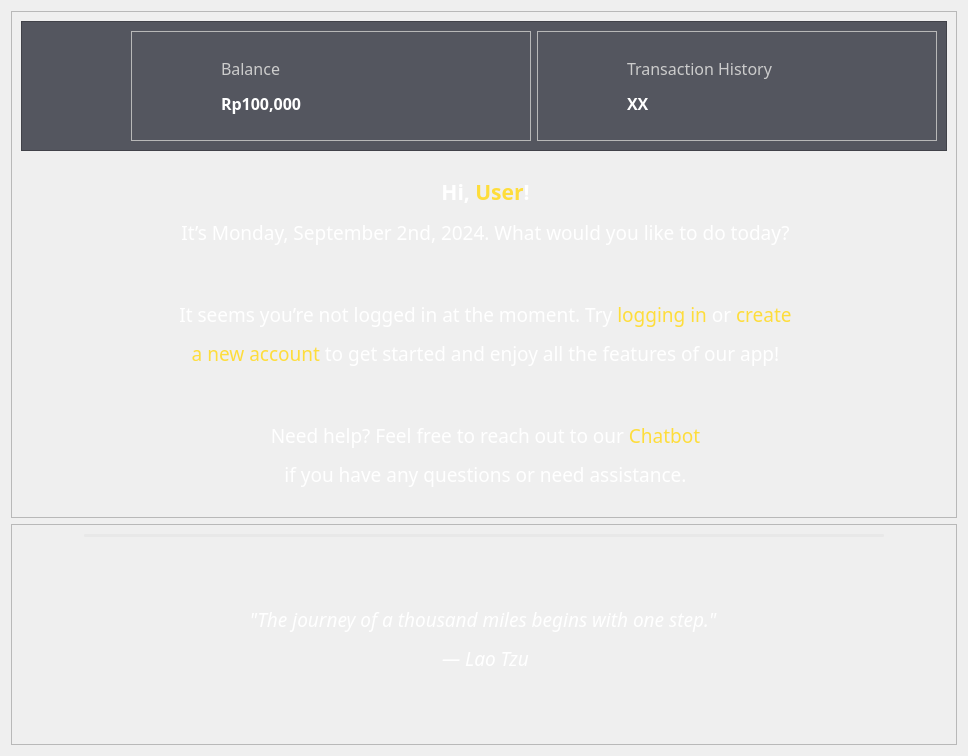
             <widget class="QWidget" name="scrollAreaWidgetContents_6">
              <property name="geometry">
               <rect>
                <x>0</x>
                <y>0</y>
                <width>968</width>
                <height>756</height>
               </rect>
              </property>
              <property name="maximumSize">
               <size>
                <width>16777215</width>
                <height>16777215</height>
               </size>
              </property>
              <layout class="QVBoxLayout" name="verticalLayout_10">
               <item>
                <widget class="QFrame" name="frame_36">
                 <property name="frameShape">
                  <enum>QFrame::StyledPanel</enum>
                 </property>
                 <property name="frameShadow">
                  <enum>QFrame::Raised</enum>
                 </property>
                 <layout class="QVBoxLayout" name="verticalLayout_29">
                  <item>
                   <widget class="QFrame" name="frame_8">
                    <property name="minimumSize">
                     <size>
                      <width>0</width>
                      <height>130</height>
                     </size>
                    </property>
                    <property name="maximumSize">
                     <size>
                      <width>16777215</width>
                      <height>130</height>
                     </size>
                    </property>
                    <property name="styleSheet">
                     <string notr="true">background-color: rgb(84,86,95);</string>
                    </property>
                    <property name="frameShape">
                     <enum>QFrame::StyledPanel</enum>
                    </property>
                    <property name="frameShadow">
                     <enum>QFrame::Raised</enum>
                    </property>
                    <layout class="QHBoxLayout" name="horizontalLayout_32">
                     <item>
                      <spacer name="horizontalSpacer_9">
                       <property name="orientation">
                        <enum>Qt::Horizontal</enum>
                       </property>
                       <property name="sizeType">
                        <enum>QSizePolicy::Fixed</enum>
                       </property>
                       <property name="sizeHint" stdset="0">
                        <size>
                         <width>100</width>
                         <height>20</height>
                        </size>
                       </property>
                      </spacer>
                     </item>
                     <item>
                      <widget class="QFrame" name="frame_37">
                       <property name="styleSheet">
                        <string notr="true">background-color:none;</string>
                       </property>
                       <property name="frameShape">
                        <enum>QFrame::StyledPanel</enum>
                       </property>
                       <property name="frameShadow">
                        <enum>QFrame::Raised</enum>
                       </property>
                       <layout class="QHBoxLayout" name="horizontalLayout_33">
                        <item alignment="Qt::AlignVCenter">
                         <widget class="QLabel" name="HM_balanceLogo">
                          <property name="minimumSize">
                           <size>
                            <width>50</width>
                            <height>50</height>
                           </size>
                          </property>
                          <property name="maximumSize">
                           <size>
                            <width>50</width>
                            <height>50</height>
                           </size>
                          </property>
                          <property name="text">
                           <string/>
                          </property>
                          <property name="pixmap">
                           <pixmap>../Assets/wallet.png</pixmap>
                          </property>
                          <property name="scaledContents">
                           <bool>true</bool>
                          </property>
                         </widget>
                        </item>
                        <item alignment="Qt::AlignVCenter">
                         <widget class="QLabel" name="HM_balance">
                          <property name="font">
                           <font>
                            <family>Poppins</family>
                            <pointsize>12</pointsize>
                           </font>
                          </property>
                          <property name="styleSheet">
                           <string notr="true">padding-left:20px;</string>
                          </property>
                          <property name="text">
                           <string>&lt;html&gt;&lt;head/&gt;&lt;body&gt;&lt;p&gt;&lt;span style=&quot; color:#cccccc;&quot;&gt;Balance&lt;/span&gt;&lt;/p&gt;&lt;p&gt;&lt;span style=&quot; font-weight:600; color:#ffffff;&quot;&gt;Rp100,000&lt;/span&gt;&lt;/p&gt;&lt;/body&gt;&lt;/html&gt;</string>
                          </property>
                         </widget>
                        </item>
                       </layout>
                      </widget>
                     </item>
                     <item>
                      <widget class="QFrame" name="frame_38">
                       <property name="styleSheet">
                        <string notr="true">background-color:none;</string>
                       </property>
                       <property name="frameShape">
                        <enum>QFrame::StyledPanel</enum>
                       </property>
                       <property name="frameShadow">
                        <enum>QFrame::Raised</enum>
                       </property>
                       <layout class="QHBoxLayout" name="horizontalLayout_34">
                        <item>
                         <widget class="QLabel" name="HM_transactionLogo">
                          <property name="minimumSize">
                           <size>
                            <width>50</width>
                            <height>50</height>
                           </size>
                          </property>
                          <property name="maximumSize">
                           <size>
                            <width>50</width>
                            <height>50</height>
                           </size>
                          </property>
                          <property name="text">
                           <string/>
                          </property>
                          <property name="pixmap">
                           <pixmap>../Assets/transaction.png</pixmap>
                          </property>
                          <property name="scaledContents">
                           <bool>true</bool>
                          </property>
                         </widget>
                        </item>
                        <item>
                         <widget class="QLabel" name="HM_num_trans">
                          <property name="font">
                           <font>
                            <family>Poppins</family>
                            <pointsize>12</pointsize>
                           </font>
                          </property>
                          <property name="styleSheet">
                           <string notr="true">padding-left:20px;</string>
                          </property>
                          <property name="text">
                           <string>&lt;html&gt;&lt;head/&gt;&lt;body&gt;&lt;p&gt;&lt;span style=&quot; color:#cccccc;&quot;&gt;Transaction History&lt;/span&gt;&lt;/p&gt;&lt;p&gt;&lt;span style=&quot; font-weight:600; color:#ffffff;&quot;&gt;XX&lt;/span&gt;&lt;/p&gt;&lt;/body&gt;&lt;/html&gt;</string>
                          </property>
                         </widget>
                        </item>
                        <item>
                         <spacer name="horizontalSpacer_10">
                          <property name="orientation">
                           <enum>Qt::Horizontal</enum>
                          </property>
                          <property name="sizeType">
                           <enum>QSizePolicy::Fixed</enum>
                          </property>
                          <property name="sizeHint" stdset="0">
                           <size>
                            <width>100</width>
                            <height>20</height>
                           </size>
                          </property>
                         </spacer>
                        </item>
                       </layout>
                      </widget>
                     </item>
                    </layout>
                   </widget>
                  </item>
                  <item>
                   <widget class="QLabel" name="HM_mainText">
                    <property name="font">
                     <font>
                      <family>Poppins</family>
                      <pointsize>8</pointsize>
                     </font>
                    </property>
                    <property name="styleSheet">
                     <string notr="true">padding:20px;</string>
                    </property>
                    <property name="text">
                     <string>&lt;html&gt;&lt;head/&gt;&lt;body&gt;&lt;p align=&quot;center&quot;&gt;&lt;span style=&quot; font-size:16pt; font-weight:600; color:#ffffff;&quot;&gt;Hi, &lt;/span&gt;&lt;span style=&quot; font-size:16pt; font-weight:600; color:#fedd3b;&quot;&gt;User&lt;/span&gt;&lt;span style=&quot; font-size:16pt; font-weight:600; color:#ffffff;&quot;&gt;!&lt;/span&gt;&lt;/p&gt;&lt;p align=&quot;center&quot;&gt;&lt;span style=&quot; font-size:14pt; color:#ffffff;&quot;&gt;It’s Monday, September 2nd, 2024. What would you like to do today?&lt;/span&gt;&lt;/p&gt;&lt;p align=&quot;center&quot;&gt;&lt;span style=&quot; color:#ffffff;&quot;&gt;&lt;br/&gt;&lt;/span&gt;&lt;/p&gt;&lt;p align=&quot;center&quot;&gt;&lt;span style=&quot; font-size:14pt; color:#ffffff;&quot;&gt;It seems you’re not logged in at the moment. Try &lt;/span&gt;&lt;span style=&quot; font-size:14pt; color:#fedd3b;&quot;&gt;logging in&lt;/span&gt;&lt;span style=&quot; font-size:14pt; color:#ffffff;&quot;&gt; or &lt;/span&gt;&lt;span style=&quot; font-size:14pt; color:#fedd3b;&quot;&gt;create&lt;/span&gt;&lt;/p&gt;&lt;p align=&quot;center&quot;&gt;&lt;span style=&quot; font-size:14pt; color:#fedd3b;&quot;&gt;a new account&lt;/span&gt;&lt;span style=&quot; font-size:14pt; color:#ffffff;&quot;&gt; to get started and enjoy all the features of our app!&lt;/span&gt;&lt;/p&gt;&lt;p align=&quot;center&quot;&gt;&lt;span style=&quot; color:#ffffff;&quot;&gt;&lt;br/&gt;&lt;/span&gt;&lt;/p&gt;&lt;p align=&quot;center&quot;&gt;&lt;span style=&quot; font-size:14pt; color:#ffffff;&quot;&gt;Need help? Feel free to reach out to our &lt;/span&gt;&lt;span style=&quot; font-size:14pt; color:#fedd3b;&quot;&gt;Chatbot&lt;/span&gt;&lt;/p&gt;&lt;p align=&quot;center&quot;&gt;&lt;span style=&quot; font-size:14pt; color:#ffffff;&quot;&gt;if you have any questions or need assistance.&lt;/span&gt;&lt;/p&gt;&lt;/body&gt;&lt;/html&gt;</string>
                    </property>
                   </widget>
                  </item>
                 </layout>
                </widget>
               </item>
               <item>
                <widget class="QFrame" name="frame_39">
                 <property name="frameShape">
                  <enum>QFrame::StyledPanel</enum>
                 </property>
                 <property name="frameShadow">
                  <enum>QFrame::Raised</enum>
                 </property>
                 <layout class="QVBoxLayout" name="verticalLayout_31">
                  <item alignment="Qt::AlignHCenter">
                   <widget class="Line" name="line_2">
                    <property name="minimumSize">
                     <size>
                      <width>800</width>
                      <height>0</height>
                     </size>
                    </property>
                    <property name="maximumSize">
                     <size>
                      <width>800</width>
                      <height>16777215</height>
                     </size>
                    </property>
                    <property name="styleSheet">
                     <string notr="true">
background-color: rgba(222, 222, 222, 100);
border-radius:1px;</string>
                    </property>
                    <property name="frameShadow">
                     <enum>QFrame::Sunken</enum>
                    </property>
                    <property name="orientation">
                     <enum>Qt::Horizontal</enum>
                    </property>
                   </widget>
                  </item>
                  <item>
                   <widget class="QLabel" name="label_15">
                    <property name="font">
                     <font>
                      <family>Poppins</family>
                      <italic>true</italic>
                     </font>
                    </property>
                    <property name="styleSheet">
                     <string notr="true">padding:30px;</string>
                    </property>
                    <property name="text">
                     <string>&lt;html&gt;&lt;head/&gt;&lt;body&gt;&lt;p align=&quot;center&quot;&gt;&lt;span style=&quot; font-size:14pt; color:#ffffff;&quot;&gt;&amp;quot;The journey of a thousand miles begins with one step.&amp;quot; &lt;/span&gt;&lt;/p&gt;&lt;p align=&quot;center&quot;&gt;&lt;span style=&quot; font-size:14pt; color:#ffffff;&quot;&gt;— Lao Tzu&lt;/span&gt;&lt;/p&gt;&lt;/body&gt;&lt;/html&gt;</string>
                    </property>
                   </widget>
                  </item>
                 </layout>
                </widget>
               </item>
              </layout>
             </widget>
